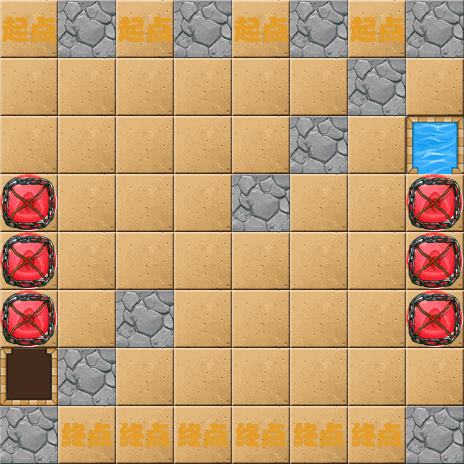

Below is a game level as drawn by its tile map, then a one-line description and the .tmx that defines it (tile-layer data replaced by summaries):
An orthogonal 8x8 tile map with 58x58 px tiles, 8 tile layers (1-layer, 2-layer, 3-layer, 4-layer, ...).

<map version="1.0" orientation="orthogonal" renderorder="right-down" width="8" height="8" tilewidth="58" tileheight="58">
 <tileset firstgid="1" name="backgroundBlock" tilewidth="58" tileheight="58">
  <image source="backgroundBlock.png" width="348" height="870" />
 </tileset>
 <layer name="1-layer" width="8" height="8">
  <data>[64 cells, 47 non-empty, 1 distinct tile ids]</data>
 </layer>
 <layer name="2-layer" width="8" height="8">
  <data>[64 cells, 39 non-empty, 7 distinct tile ids]</data>
 </layer>
 <layer name="3-layer" width="8" height="8">
  <data>[64 cells, 64 non-empty, 2 distinct tile ids]</data>
 </layer>
 <layer name="4-layer" width="8" height="8">
  <data>[64 cells, 55 non-empty, 1 distinct tile ids]</data>
 </layer>
 <layer name="5-layer" width="8" height="8">
  <data>[64 cells, 45 non-empty, 1 distinct tile ids]</data>
 </layer>
 <layer name="6-layer" width="8" height="8">
  <data>[64 cells, 42 non-empty, 5 distinct tile ids]</data>
 </layer>
 <layer name="7-layer" width="8" height="8">
  <data>[64 cells, 61 non-empty, 2 distinct tile ids]</data>
 </layer>
 <layer name="8-layer" width="8" height="8">
  <data>[64 cells, 62 non-empty, 3 distinct tile ids]</data>
 </layer>
</map>
